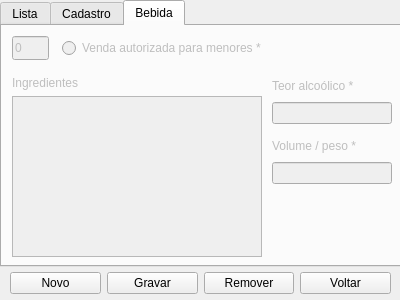
<?xml version="1.0" encoding="UTF-8"?>
<ui version="4.0">
 <class>cadastro_produto</class>
 <widget class="QMainWindow" name="cadastro_produto">
  <property name="geometry">
   <rect>
    <x>0</x>
    <y>0</y>
    <width>400</width>
    <height>300</height>
   </rect>
  </property>
  <property name="windowTitle">
   <string>Cadastro de produtos</string>
  </property>
  <widget class="QWidget" name="centralwidget">
   <widget class="QWidget" name="layoutWidget_10">
    <property name="geometry">
     <rect>
      <x>10</x>
      <y>270</y>
      <width>381</width>
      <height>26</height>
     </rect>
    </property>
    <layout class="QHBoxLayout" name="horizontalLayout_3">
     <item>
      <widget class="QPushButton" name="pushButton_novo">
       <property name="text">
        <string>Novo</string>
       </property>
      </widget>
     </item>
     <item>
      <widget class="QPushButton" name="pushButton_gravar">
       <property name="text">
        <string>Gravar</string>
       </property>
      </widget>
     </item>
     <item>
      <widget class="QPushButton" name="pushButton_remover">
       <property name="text">
        <string>Remover</string>
       </property>
      </widget>
     </item>
     <item>
      <widget class="QPushButton" name="pushButton_voltar">
       <property name="text">
        <string>Voltar</string>
       </property>
      </widget>
     </item>
    </layout>
   </widget>
   <widget class="QTabWidget" name="tabWidget_produtos">
    <property name="enabled">
     <bool>true</bool>
    </property>
    <property name="geometry">
     <rect>
      <x>0</x>
      <y>0</y>
      <width>401</width>
      <height>267</height>
     </rect>
    </property>
    <property name="currentIndex">
     <number>2</number>
    </property>
    <widget class="QWidget" name="tab_lista">
     <attribute name="title">
      <string>Lista</string>
     </attribute>
     <widget class="QWidget" name="layoutWidget">
      <property name="geometry">
       <rect>
        <x>-6</x>
        <y>9</y>
        <width>397</width>
        <height>26</height>
       </rect>
      </property>
      <layout class="QHBoxLayout" name="horizontalLayout_5">
       <item>
        <widget class="QLabel" name="label_11">
         <property name="text">
          <string/>
         </property>
        </widget>
       </item>
       <item>
        <widget class="QLabel" name="label_12">
         <property name="text">
          <string>Descrição</string>
         </property>
        </widget>
       </item>
       <item>
        <widget class="QLineEdit" name="lineEdit_pesquisar_descricao">
         <property name="inputMask">
          <string/>
         </property>
        </widget>
       </item>
       <item>
        <widget class="QPushButton" name="pushButton_pesquisar">
         <property name="text">
          <string>Pesquisar</string>
         </property>
        </widget>
       </item>
      </layout>
     </widget>
     <widget class="QTableWidget" name="tableWidget_produtos">
      <property name="geometry">
       <rect>
        <x>-2</x>
        <y>46</y>
        <width>401</width>
        <height>195</height>
       </rect>
      </property>
      <property name="columnCount">
       <number>7</number>
      </property>
      <column/>
      <column/>
      <column/>
      <column/>
      <column/>
      <column/>
      <column/>
     </widget>
    </widget>
    <widget class="QWidget" name="tab_cadastro">
     <attribute name="title">
      <string>Cadastro</string>
     </attribute>
     <widget class="QLineEdit" name="lineEdit_id_produto">
      <property name="geometry">
       <rect>
        <x>10</x>
        <y>10</y>
        <width>37</width>
        <height>24</height>
       </rect>
      </property>
      <property name="inputMask">
       <string>9999</string>
      </property>
      <property name="text">
       <string>0</string>
      </property>
      <property name="readOnly">
       <bool>true</bool>
      </property>
     </widget>
     <widget class="QWidget" name="layoutWidget_2">
      <property name="geometry">
       <rect>
        <x>140</x>
        <y>50</y>
        <width>120</width>
        <height>48</height>
       </rect>
      </property>
      <layout class="QVBoxLayout" name="verticalLayout_2">
       <item>
        <widget class="QLabel" name="label_2">
         <property name="text">
          <string>Preço venda *</string>
         </property>
        </widget>
       </item>
       <item>
        <widget class="QLineEdit" name="lineEdit_preco_venda">
         <property name="inputMask">
          <string>999,99</string>
         </property>
        </widget>
       </item>
      </layout>
     </widget>
     <widget class="QWidget" name="layoutWidget_3">
      <property name="geometry">
       <rect>
        <x>10</x>
        <y>110</y>
        <width>120</width>
        <height>48</height>
       </rect>
      </property>
      <layout class="QVBoxLayout" name="verticalLayout_3">
       <item>
        <widget class="QLabel" name="label_3">
         <property name="text">
          <string>Marca *</string>
         </property>
        </widget>
       </item>
       <item>
        <widget class="QLineEdit" name="lineEdit_marca">
         <property name="maxLength">
          <number>50</number>
         </property>
        </widget>
       </item>
      </layout>
     </widget>
     <widget class="QWidget" name="layoutWidget_4">
      <property name="geometry">
       <rect>
        <x>140</x>
        <y>110</y>
        <width>120</width>
        <height>48</height>
       </rect>
      </property>
      <layout class="QVBoxLayout" name="verticalLayout_4">
       <item>
        <widget class="QLabel" name="label_4">
         <property name="text">
          <string>Modelo *</string>
         </property>
        </widget>
       </item>
       <item>
        <widget class="QLineEdit" name="lineEdit_modelo">
         <property name="maxLength">
          <number>50</number>
         </property>
        </widget>
       </item>
      </layout>
     </widget>
     <widget class="QWidget" name="layoutWidget_5">
      <property name="geometry">
       <rect>
        <x>10</x>
        <y>170</y>
        <width>120</width>
        <height>48</height>
       </rect>
      </property>
      <layout class="QVBoxLayout" name="verticalLayout_5">
       <item>
        <widget class="QLabel" name="label_5">
         <property name="text">
          <string>Data fabricação *</string>
         </property>
        </widget>
       </item>
       <item>
        <widget class="QLineEdit" name="lineEdit_data_fabricacao">
         <property name="inputMask">
          <string>99/99/9999</string>
         </property>
        </widget>
       </item>
      </layout>
     </widget>
     <widget class="QWidget" name="layoutWidget_6">
      <property name="geometry">
       <rect>
        <x>140</x>
        <y>170</y>
        <width>120</width>
        <height>48</height>
       </rect>
      </property>
      <layout class="QVBoxLayout" name="verticalLayout_6">
       <item>
        <widget class="QLabel" name="label_6">
         <property name="text">
          <string>Data validade</string>
         </property>
        </widget>
       </item>
       <item>
        <widget class="QLineEdit" name="lineEdit_data_validade">
         <property name="inputMask">
          <string>99/99/9999</string>
         </property>
        </widget>
       </item>
      </layout>
     </widget>
     <widget class="QWidget" name="layoutWidget_8">
      <property name="geometry">
       <rect>
        <x>270</x>
        <y>110</y>
        <width>120</width>
        <height>48</height>
       </rect>
      </property>
      <layout class="QVBoxLayout" name="verticalLayout_8">
       <item>
        <widget class="QLabel" name="label_8">
         <property name="text">
          <string>Descrição *</string>
         </property>
        </widget>
       </item>
       <item>
        <widget class="QLineEdit" name="lineEdit_descricao">
         <property name="maxLength">
          <number>255</number>
         </property>
        </widget>
       </item>
      </layout>
     </widget>
     <widget class="QWidget" name="layoutWidget_9">
      <property name="geometry">
       <rect>
        <x>270</x>
        <y>170</y>
        <width>120</width>
        <height>48</height>
       </rect>
      </property>
      <layout class="QVBoxLayout" name="verticalLayout_9">
       <item>
        <widget class="QLabel" name="label_9">
         <property name="text">
          <string>Data cadastro</string>
         </property>
        </widget>
       </item>
       <item>
        <widget class="QLineEdit" name="lineEdit_data_cadastro">
         <property name="inputMask">
          <string>99/99/9999</string>
         </property>
         <property name="readOnly">
          <bool>true</bool>
         </property>
        </widget>
       </item>
      </layout>
     </widget>
     <widget class="QCheckBox" name="checkBox_bebida">
      <property name="geometry">
       <rect>
        <x>310</x>
        <y>10</y>
        <width>71</width>
        <height>22</height>
       </rect>
      </property>
      <property name="text">
       <string>Bebida</string>
      </property>
     </widget>
     <widget class="QRadioButton" name="radioButton_ativo">
      <property name="geometry">
       <rect>
        <x>60</x>
        <y>11</y>
        <width>51</width>
        <height>22</height>
       </rect>
      </property>
      <property name="text">
       <string>Ativo</string>
      </property>
      <property name="checked">
       <bool>true</bool>
      </property>
     </widget>
     <widget class="QWidget" name="layoutWidget">
      <property name="geometry">
       <rect>
        <x>10</x>
        <y>50</y>
        <width>120</width>
        <height>48</height>
       </rect>
      </property>
      <layout class="QVBoxLayout" name="verticalLayout">
       <item>
        <widget class="QLabel" name="label">
         <property name="text">
          <string>Preço custo *</string>
         </property>
        </widget>
       </item>
       <item>
        <widget class="QLineEdit" name="lineEdit_preco_custo">
         <property name="inputMask">
          <string>999,99</string>
         </property>
        </widget>
       </item>
      </layout>
     </widget>
     <widget class="QWidget" name="layoutWidget">
      <property name="geometry">
       <rect>
        <x>270</x>
        <y>50</y>
        <width>127</width>
        <height>50</height>
       </rect>
      </property>
      <layout class="QVBoxLayout" name="verticalLayout_7">
       <item>
        <widget class="QLabel" name="label_7">
         <property name="text">
          <string>Fornecedor *</string>
         </property>
        </widget>
       </item>
       <item>
        <layout class="QHBoxLayout" name="horizontalLayout">
         <item>
          <widget class="QLineEdit" name="lineEdit_id_fornecedor">
           <property name="inputMask">
            <string>9999</string>
           </property>
           <property name="text">
            <string>0</string>
           </property>
           <property name="readOnly">
            <bool>true</bool>
           </property>
          </widget>
         </item>
         <item>
          <widget class="QPushButton" name="pushButton_fornecedor">
           <property name="text">
            <string>Vincular</string>
           </property>
          </widget>
         </item>
        </layout>
       </item>
      </layout>
     </widget>
    </widget>
    <widget class="QWidget" name="tab_bebida">
     <property name="enabled">
      <bool>false</bool>
     </property>
     <attribute name="title">
      <string>Bebida</string>
     </attribute>
     <widget class="QLineEdit" name="lineEdit_id_bebida">
      <property name="geometry">
       <rect>
        <x>10</x>
        <y>10</y>
        <width>37</width>
        <height>24</height>
       </rect>
      </property>
      <property name="inputMask">
       <string>9999</string>
      </property>
      <property name="text">
       <string>0</string>
      </property>
      <property name="readOnly">
       <bool>true</bool>
      </property>
     </widget>
     <widget class="QWidget" name="layoutWidget_12">
      <property name="geometry">
       <rect>
        <x>10</x>
        <y>50</y>
        <width>250</width>
        <height>181</height>
       </rect>
      </property>
      <layout class="QVBoxLayout" name="verticalLayout_12">
       <item>
        <widget class="QLabel" name="label_14">
         <property name="text">
          <string>Ingredientes</string>
         </property>
        </widget>
       </item>
       <item>
        <widget class="QTextEdit" name="textEdit_ingredientes"/>
       </item>
      </layout>
     </widget>
     <widget class="QWidget" name="layoutWidget_14">
      <property name="geometry">
       <rect>
        <x>270</x>
        <y>110</y>
        <width>120</width>
        <height>48</height>
       </rect>
      </property>
      <layout class="QVBoxLayout" name="verticalLayout_10">
       <item>
        <widget class="QLabel" name="label_10">
         <property name="text">
          <string>Volume / peso *</string>
         </property>
        </widget>
       </item>
       <item>
        <widget class="QLineEdit" name="lineEdit_volume">
         <property name="inputMask">
          <string>999</string>
         </property>
        </widget>
       </item>
      </layout>
     </widget>
     <widget class="QWidget" name="layoutWidget_11">
      <property name="geometry">
       <rect>
        <x>270</x>
        <y>50</y>
        <width>120</width>
        <height>48</height>
       </rect>
      </property>
      <layout class="QVBoxLayout" name="verticalLayout_11">
       <item>
        <widget class="QLabel" name="label_13">
         <property name="text">
          <string>Teor alcoólico *</string>
         </property>
        </widget>
       </item>
       <item>
        <widget class="QLineEdit" name="lineEdit_teor_alcoolico">
         <property name="inputMask">
          <string>999</string>
         </property>
        </widget>
       </item>
      </layout>
     </widget>
     <widget class="QRadioButton" name="radioButton_menores">
      <property name="geometry">
       <rect>
        <x>60</x>
        <y>11</y>
        <width>201</width>
        <height>22</height>
       </rect>
      </property>
      <property name="text">
       <string>Venda autorizada para menores *</string>
      </property>
     </widget>
    </widget>
   </widget>
  </widget>
 </widget>
 <tabstops>
  <tabstop>tabWidget_produtos</tabstop>
  <tabstop>lineEdit_pesquisar_descricao</tabstop>
  <tabstop>pushButton_pesquisar</tabstop>
  <tabstop>tableWidget_produtos</tabstop>
  <tabstop>lineEdit_id_produto</tabstop>
  <tabstop>radioButton_ativo</tabstop>
  <tabstop>checkBox_bebida</tabstop>
  <tabstop>lineEdit_preco_custo</tabstop>
  <tabstop>lineEdit_preco_venda</tabstop>
  <tabstop>lineEdit_id_fornecedor</tabstop>
  <tabstop>pushButton_fornecedor</tabstop>
  <tabstop>lineEdit_marca</tabstop>
  <tabstop>lineEdit_modelo</tabstop>
  <tabstop>lineEdit_descricao</tabstop>
  <tabstop>lineEdit_data_fabricacao</tabstop>
  <tabstop>lineEdit_data_validade</tabstop>
  <tabstop>lineEdit_data_cadastro</tabstop>
  <tabstop>lineEdit_id_bebida</tabstop>
  <tabstop>radioButton_menores</tabstop>
  <tabstop>textEdit_ingredientes</tabstop>
  <tabstop>lineEdit_teor_alcoolico</tabstop>
  <tabstop>lineEdit_volume</tabstop>
  <tabstop>pushButton_novo</tabstop>
  <tabstop>pushButton_gravar</tabstop>
  <tabstop>pushButton_remover</tabstop>
  <tabstop>pushButton_voltar</tabstop>
 </tabstops>
 <resources/>
 <connections/>
</ui>
